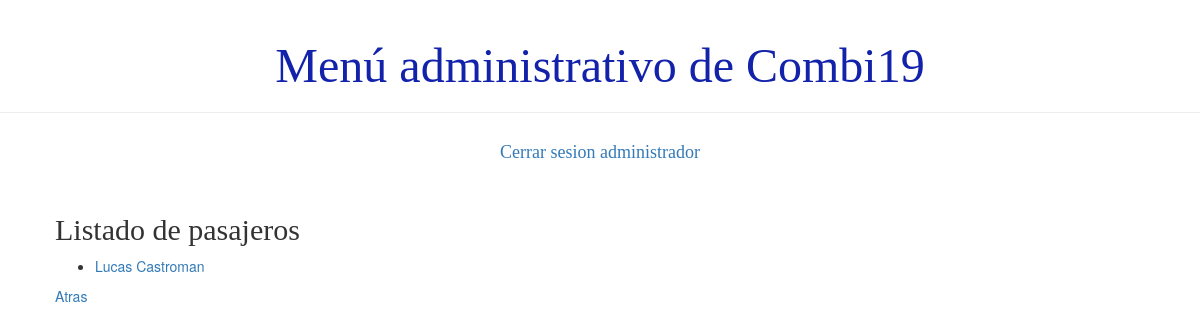
The app's page /usuario/listaPasajero (signed in), older data.
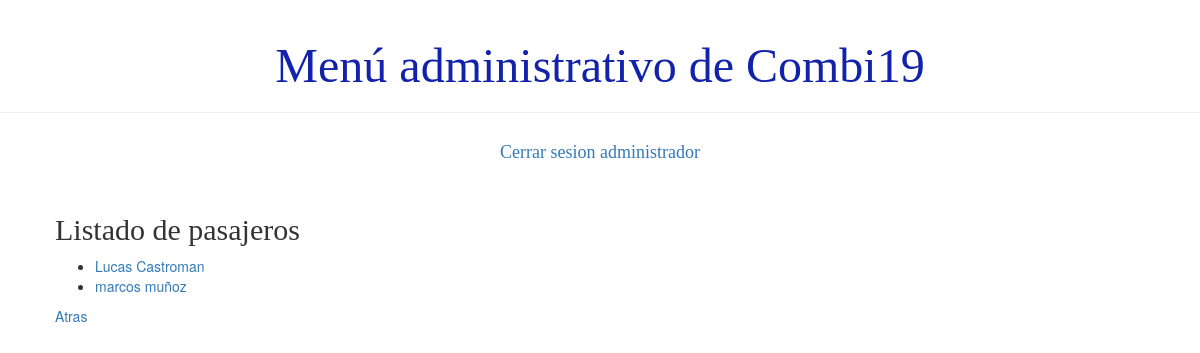
The same page, newer data.
### demo1/models.py (models this page shows)
class Persona(models.Model):
    usuario = models.ForeignKey('auth.User', on_delete=models.CASCADE)
    dni = models.IntegerField(unique=True)
    telefono = models.BigIntegerField()
    activo = models.BooleanField(default=True)
    def __str__(self):
        return '%s %s' % (self.usuario.first_name, self.usuario.last_name)

class Pasajero(Persona):
    TIPOS_PLANES = (
        ('B', 'Basic'),
        ('G', 'Gold'),)
    tipo = models.CharField(max_length=1, choices=TIPOS_PLANES)
    fecha_de_nacimiento = models.DateField()

class Persona(models.Model):
    usuario = models.ForeignKey('auth.User', on_delete=models.CASCADE)
    dni = models.IntegerField(unique=True)
    telefono = models.BigIntegerField()
    activo = models.BooleanField(default=True)
    def __str__(self):
        return '%s %s' % (self.usuario.first_name, self.usuario.last_name)

### demo1/views.py (the view)
# urls.py: path('usuario/listaPasajero', views.lisatdo_pasajero, name='listado_pasajero'),
def lisatdo_pasajero(request):
    pasajeros=Pasajero.objects.all()
    return render(request, 'demo1/listados/listado_pasajero.html', {'pasajeros':pasajeros})

### demo1/templates/demo1/listados/listado_pasajero.html
{% extends 'demo1/base.html' %}
{% block content %}
    <h2>Listado de pasajeros</h2>
    <div>
        <ul>
        {% for pasajero in pasajeros %}
            <li><a href="{% url 'detalle_pasajero' pk=pasajero.pk%}">{{ pasajero }}</a></li>
        {% endfor %}
        </ul>
    </div>
    <div><a href="{% url 'principal' %}">Atras</a></div>
{% endblock %}

### demo1/templates/demo1/base.html (shortened to what this page needs)
{% load static %}
<html>
    <head >
        <link rel="stylesheet" href="//maxcdn.bootstrapcdn.com/bootstrap/3.2.0/css/bootstrap.min.css">
        <link rel="stylesheet" href="//maxcdn.bootstrapcdn.com/bootstrap/3.2.0/css/bootstrap-theme.min.css">
        <link rel="stylesheet" href="{% static 'css/demo1.css' %}">
    </head>
    <body>
        <div class="page-header">
        {% if user.is_authenticated %}
                <h1>Menú administrativo de Combi19</h1>
        </div>
            <div class="card"><h4><a href="http://127.0.0.1:8000/logout/">Cerrar sesion administrador</a> </h4> </div>
            <br>
            <div>
                <div class="content container">
                    {% block content %}
                    {% endblock %}
                </div>
        </div>
        {% else %}
            <h4>Error, No ha iniciado sesion</h4>
        {% endif %}
    </body>
</html>

### demo1/static/css/demo1.css (style rules this page uses)
h4 { color: #02105e; }
.page-header h1, .page-header h1 a, .page-header h1 a:visited, .page-header h1 a:active { color: #1322aa; font-size: 36pt; text-decoration: none; display:inline; display: flex; align-items: center; justify-content: center; }
.content { margin-left: 40px; }
h1, h2, h3, h4 { font-family: 'Lobster', cursive; }
.card { display: flex; align-items: center; justify-content: center; }

Row changes from the older to the newer data that the page shows:
added Pasajero: last_name "marcos muñoz"
